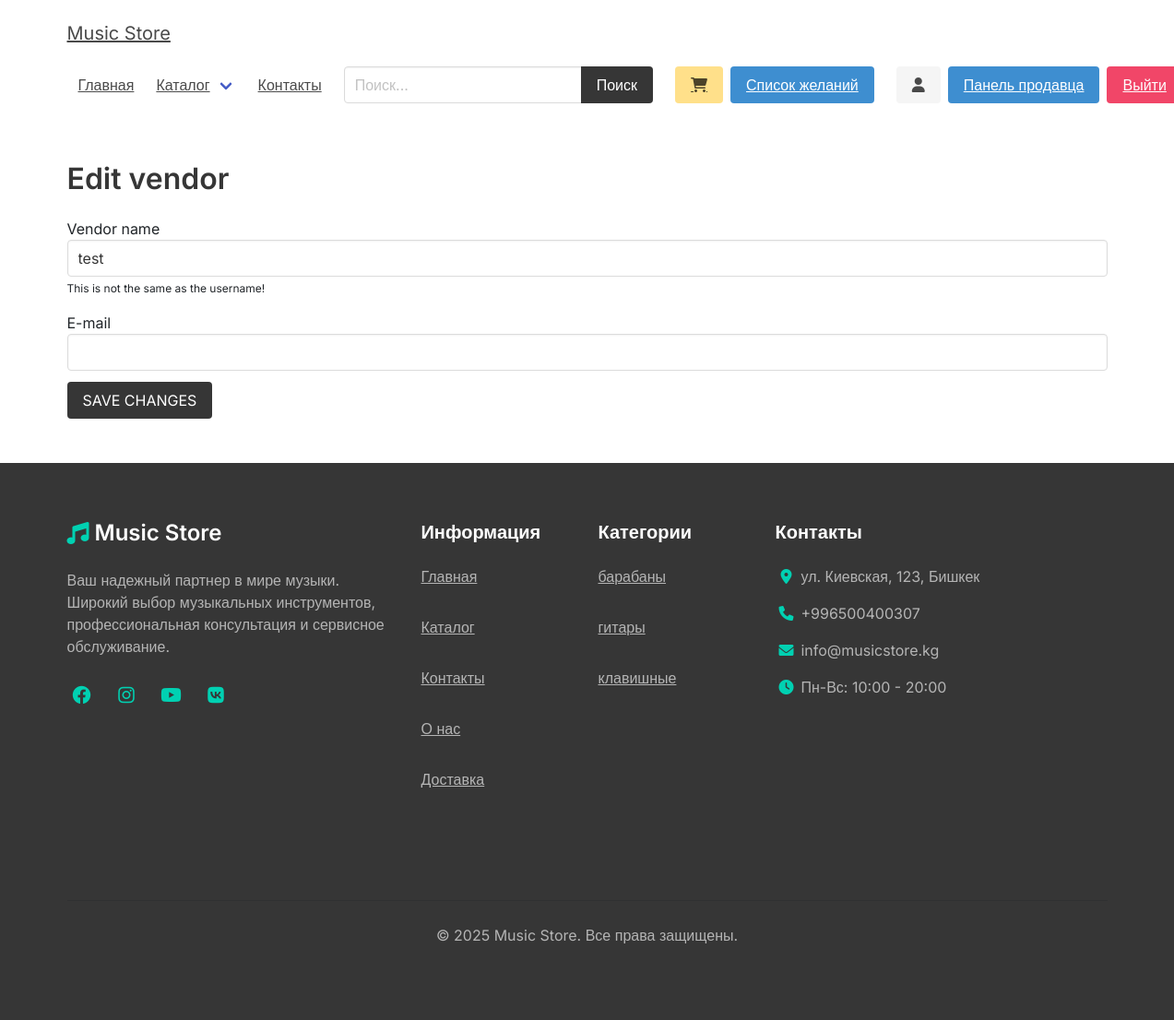
Page /vendor/edit-vendor/ (signed in) on the committed database.
### vendor/models.py (models this page shows, shortened)
class Vendor(models.Model):
    name = models.CharField(max_length=255)
    created_at = models.DateTimeField(auto_now_add=True)
    created_by = models.OneToOneField(User, related_name='vendor', on_delete=models.CASCADE)
    class Meta:
        ordering = ['name']

### product/models.py (models this page shows, shortened)
class Category(models.Model):
    title = models.CharField(_('Название'), max_length=50)
    slug = models.SlugField(_('URL-метка'), max_length=50)
    class Meta:
        verbose_name = _('Категория')
        verbose_name_plural = _('Категории')
        ordering = ['title']

### vendor/views.py (the view, shortened to what this page needs)
# urls.py: path('edit-vendor/', views.edit_vendor, name="edit-vendor"),
@login_required
def edit_vendor(request):
    try:
        vendor = request.user.vendor
    except ObjectDoesNotExist:
        messages.error(request, 'У вас нет прав продавца. Пожалуйста, станьте продавцом, чтобы редактировать профиль.')
        return redirect('vendor:become-vendor')
    return render(request, 'vendor/edit_vendor.html', {'vendor': vendor})

### cart/cart.py (called while the page is built)
    def __len__(self):
        return sum(item['quantity'] for item in self.cart.values())

### cart/context_processors.py (called while the page is built)
def cart(request):
    return {'cart': Cart(request)}

### core/templatetags/wishlist_tags.py (called while the page is built, shortened)
@register.simple_tag(takes_context=True)
def get_wishlist_count(context):
    request = context['request']
    if request.user.is_authenticated:
        try:
            user_wishlists = request.user.wishlist_set.all()
            if user_wishlists.count() > 1:
                wishlist = user_wishlists.first()
                for other_wishlist in user_wishlists[1:]:
                    wishlist.products.add(*other_wishlist.products.all())
                    other_wishlist.delete()
                return wishlist.products.count()
            elif user_wishlists.exists():
                return user_wishlists.first().products.count()
            return 0
        except AttributeError:
            return 0

### product/context_processors.py (called while the page is built)
def menu_categories(request):
    categories = Category.objects.all()
    return {'categories': categories}

### templates/vendor/edit_vendor.html (shortened to what this page needs)
{% extends 'core/base.html' %}
{% block content %}
    <h1 class="title">Edit vendor</h1>
    <form method="post" action=".">
        <div class="field">
            <label>Vendor name</label>
            <div class="control">
                <input type="text" name="name" id="id_name" value="{{ vendor.name }}" class="input">
            </div>
            <p class="help">This is not the same as the username!</p>
        </div>
        <div class="field">
            <label>E-mail</label>
            <div class="control">
                <input type="email" name="email" id="id_email" value="{{ vendor.created_by.email }}" class="input">
            </div>
        </div>
        <div class="field">
            <div class="control">
                <button class="button is-dark is-uppercase">Save changes</button>
            </div>
        </div>
    </form>
{% endblock %}

### templates/core/base.html (shortened to what this page needs)
{% load static %}
{% load wishlist_tags %}
<!DOCTYPE html>
<html lang="en">
<head>
    <link rel="stylesheet" href="https://cdn.jsdelivr.net/npm/bulma@0.9.2/css/bulma.min.css">
    <link rel="stylesheet" href="https://cdnjs.cloudflare.com/ajax/libs/font-awesome/6.0.0/css/all.min.css">
    <link rel="stylesheet" href="{% static 'css/main.css' %}">
    <link href="https://cdn.jsdelivr.net/npm/bootstrap@5.3.0/dist/css/bootstrap.min.css" rel="stylesheet">
</head>
<body>
    <div class="container">
        <nav class="navbar" role="navigation" aria-label="main navigation">
            <div class="navbar-brand">
                <a class="navbar-item" href="{% url 'core:home' %}">
Music Store
                </a>
            </div>
            <div id="navbarBasicExample" class="navbar-menu">
                <div class="navbar-start">
                    <a class="navbar-item" href="{% url 'core:home' %}">
                        Главная
                    </a>
                    <div class="navbar-item has-dropdown is-hoverable">
                        <a class="navbar-link">
                            Каталог
                        </a>
                    </div>
                    <a class="navbar-item" href="{% url 'core:contact' %}">
                        Контакты
                    </a>
                </div>
                <div class="navbar-start">
                    <div class="navbar-item">
                        <form method="get" action="{% url 'product:search' %}">
                            <div class="field has-addons">
                                <div class="control">
                                    <input type="search" name="query" id="" class="input" placeholder="Поиск...">
                                </div>
                                <div class="control">
                                    <button class="button is-dark">Поиск</button>
                                </div>
                            </div>
                        </form>
                    </div>
                </div>
                <div class="navbar-end">
                <div class="navbar-item">
                    <a href="{% url 'cart:cart' %}" class="button is-warning">
                        <i class="fas fa-shopping-cart"></i>
                    </a>
                    <a href="{% url 'core:wishlist' %}" class="button is-info ml-2">
                        Список желаний
                        {% get_wishlist_count as wishlist_count %}
                    </a>
                </div>
                {% if request.user.is_authenticated %}
                    <div class="navbar-item">
                        <a class="button is-light" href="{% url 'core:account' %}">
                            <i class="fas fa-user"></i>
                        </a>
                        {% if request.user.vendor %}
                            <a class="button is-info ml-2" href="{% url 'vendor:vendor-admin' %}">
                                Панель продавца
                            </a>
                        {% endif %}
                        <a class="button is-danger ml-2" href="{% url 'logout' %}">
                            Выйти
                        </a>
                    </div>
                {% endif %}
                </div>
            </div>
            </nav>
    </div>
    <section class="section">
        <div class="container">
            {% block content %}{% endblock content %}
        </div>
    </section>
    <footer class="footer has-background-dark">
        <div class="container">
            <div class="columns is-multiline">
                <div class="column is-4">
                    <div class="content">
                        <h3 class="title is-4 has-text-white mb-4">
                            <span class="icon-text">
                                <span class="icon has-text-primary">
                                    <i class="fas fa-music"></i>
                                </span>
                                <span>Music Store</span>
                            </span>
                        </h3>
                        <p class="has-text-grey-light mb-4">
                            Ваш надежный партнер в мире музыки. Широкий выбор музыкальных инструментов, профессиональная консультация и сервисное обслуживание.
                        </p>
                        <div class="social-links">
                            <a href="#" class="has-text-primary mr-3" title="Facebook">
                                <span class="icon is-medium">
                                    <i class="fab fa-facebook fa-lg"></i>
                                </span>
                            </a>
                            <a href="#" class="has-text-primary mr-3" title="Instagram">
                                <span class="icon is-medium">
                                    <i class="fab fa-instagram fa-lg"></i>
                                </span>
                            </a>
                            <a href="#" class="has-text-primary mr-3" title="YouTube">
                                <span class="icon is-medium">
                                    <i class="fab fa-youtube fa-lg"></i>
                                </span>
                            </a>
                            <a href="#" class="has-text-primary" title="VK">
                                <span class="icon is-medium">
                                    <i class="fab fa-vk fa-lg"></i>
                                </span>
                            </a>
                        </div>
                    </div>
                </div>
                <div class="column is-2">
                    <h4 class="title is-5 has-text-white mb-4">Информация</h4>
                    <ul class="footer-links">
                        <li><a href="{% url 'core:home' %}" class="has-text-grey-light">Главная</a></li>
                        <li><a href="{% url 'product:catalog' %}" class="has-text-grey-light">Каталог</a></li>
                        <li><a href="{% url 'core:contact' %}" class="has-text-grey-light">Контакты</a></li>
                        <li><a href="#" class="has-text-grey-light">О нас</a></li>
                        <li><a href="#" class="has-text-grey-light">Доставка</a></li>
                    </ul>
                </div>
                <div class="column is-2">
                    <h4 class="title is-5 has-text-white mb-4">Категории</h4>
                    <ul class="footer-links">
                        {% for category in categories %}
                            <li><a href="{% url 'product:category' category.slug %}" class="has-text-grey-light">{{ category.title }}</a></li>
                        {% endfor %}
                    </ul>
                </div>
                <div class="column is-4">
                    <h4 class="title is-5 has-text-white mb-4">Контакты</h4>
                    <ul class="footer-contacts">
                        <li class="mb-3">
                            <span class="icon-text">
                                <span class="icon has-text-primary">
                                    <i class="fas fa-map-marker-alt"></i>
                                </span>
                                <span class="has-text-grey-light">ул. Киевская, 123, Бишкек</span>
                            </span>
                        </li>
                        <li class="mb-3">
                            <span class="icon-text">
                                <span class="icon has-text-primary">
                                    <i class="fas fa-phone"></i>
                                </span>
                                <span class="has-text-grey-light">+996500400307</span>
                            </span>
                        </li>
                        <li class="mb-3">
                            <span class="icon-text">
                                <span class="icon has-text-primary">
                                    <i class="fas fa-envelope"></i>
                                </span>
                                <span class="has-text-grey-light">info@musicstore.kg</span>
                            </span>
                        </li>
                        <li>
                            <span class="icon-text">
                                <span class="icon has-text-primary">
                                    <i class="fas fa-clock"></i>
                                </span>
                                <span class="has-text-grey-light">Пн-Вс: 10:00 - 20:00</span>
                            </span>
                        </li>
                    </ul>
                </div>
            </div>
            <div class="columns mt-6">
                <div class="column">
                    <hr class="has-background-grey-darker mb-4">
                    <p class="has-text-grey-light has-text-centered">
                        © {% now "Y" %} Music Store. Все права защищены.
                    </p>
                </div>
            </div>
        </div>
    </footer>
</body>
</html>

### static/css/main.css (style rules this page uses)
.footer a { margin-bottom: 15px; display: inline-block; color: #444; }

### templates/core/base.html (style rules this page uses)
:root { --primary-color: #2563eb; --secondary-color: #1d4ed8; --success-color: #059669; --danger-color: #dc2626; --warning-color: #d97706; --info-color: #0891b2; }
body { font-family: 'Inter', sans-serif; }
.footer { padding: 4rem 1.5rem; }
.footer-links { list-style: none; padding: 0; margin: 0; }
.footer-links li { margin-bottom: 1rem; }
.footer-links a { transition: color 0.3s ease; }
.footer-contacts { list-style: none; padding: 0; margin: 0; }
.social-links a { transition: transform 0.3s ease; display: inline-block; }
.icon-text { align-items: center; }

### rows in the picture
Vendor: name "test"
Category: title "барабаны"
Category: title "гитары"
Category: title "клавишные"
